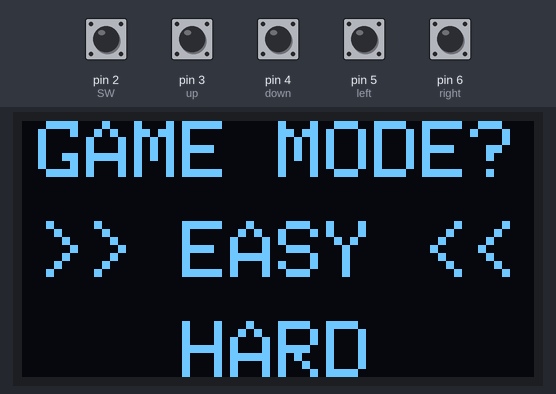
Recording of a sketch running on a simulated Arduino Uno, built with avr-gcc and run on an emulated ATmega328P. On the bench: 128×64 one-colour display. The test bench sets the inputs (shaded band); at power-on: pin 2 (SW), pin 3 (up), pin 4 (down), pin 5 (left), pin 6 (right) HIGH. The display library's start-up logo is not drawn; random numbers use the default seed unless the sketch sets one.

Above: at 1.9 s.
2.0 s: pin 2 (SW) pulled LOW for 0.15 s
At 2.33 s:
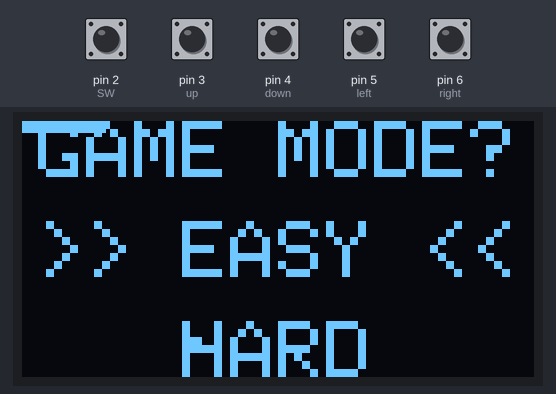
4.6 s: pin 2 (SW) pulled LOW for 1 s
At 4.9 s:
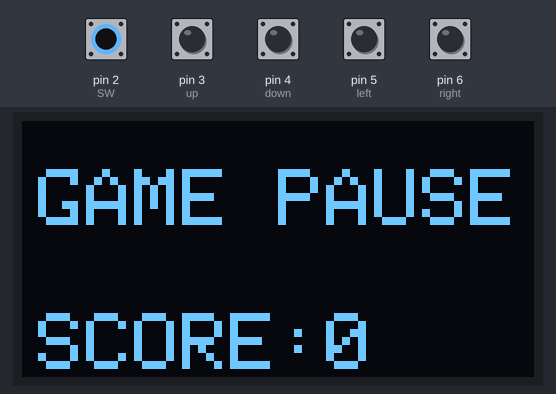
7.1 s: pin 2 (SW) pulled LOW for 0.15 s
At 7.43 s:
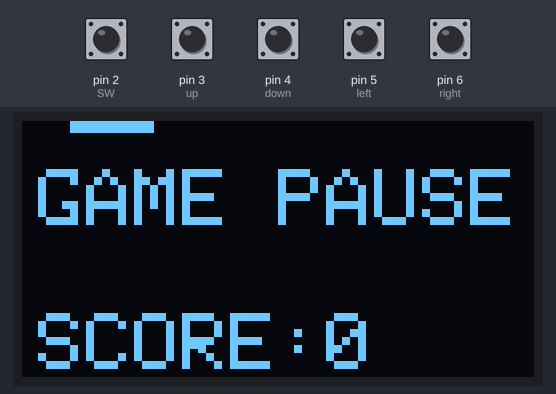
8.7 s: pin 2 (SW) pulled LOW for 0.15 s
At 9.7 s:
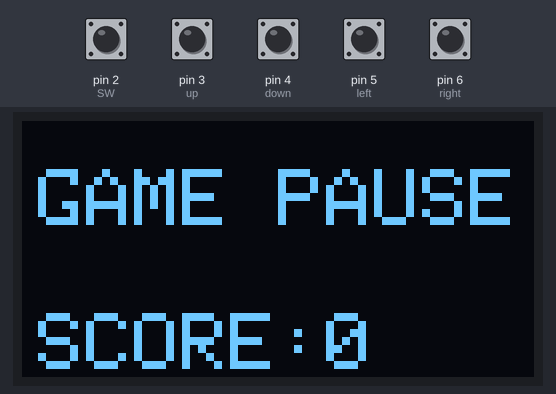
10.3 s: pin 2 (SW) pulled LOW for 1 s
At 11.48 s:
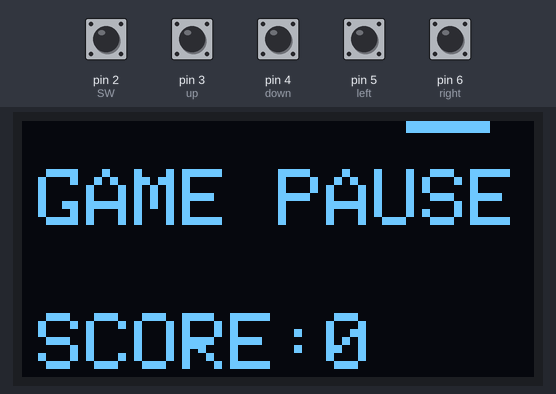
12.8 s: pin 3 (up) pulled LOW for 0.15 s
At 13.39 s:
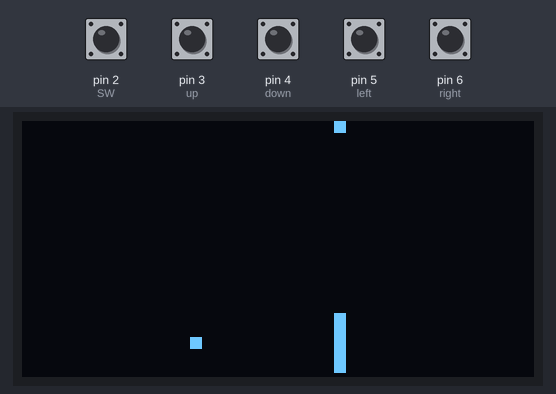
Timing chart, 0 to 15.7 s (numbered marks = the images above; inputs shaded):
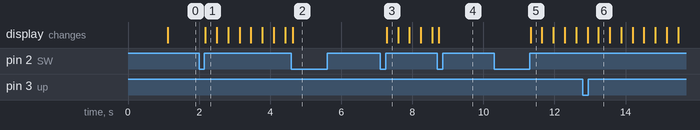

Measured:
- after the input at 2.0 s, the display: changes after 0.18 s (image 1)
- after the input at 7.1 s, the display: changes after 0.18 s (image 3)
- after the input at 10.3 s, the display: changes after 1.0 s (image 5)

The sketch:

snake_game.ino
```cpp
#include <Adafruit_SSD1306.h>
Adafruit_SSD1306 display(128, 64, &Wire);
#define SW 2
#define up 3
#define down 4
#define left 5
#define right 6

short int pos[400] = { 600, 400, 200, 000 };
short int foodx, foody, dir = 3, len = 4, dl = 100;
bool eat = 1;
uint32_t st1;
bool sb1 = 1, sb2 = 1, sb3 = 1, sb4 = 1;

void setup() {
  pinMode(SW, INPUT_PULLUP);
  pinMode(left, INPUT_PULLUP);
  pinMode(right, INPUT_PULLUP);
  pinMode(up, INPUT_PULLUP);
  pinMode(down, INPUT_PULLUP);
  display.begin(SSD1306_SWITCHCAPVCC, 0x3C);
  display.display();
  delay(1000);
  display.clearDisplay();
  display.setTextColor(1);
  display.setTextSize(2);
  display.display();
  snake_game();
}

void loop() {
}

void snake_game() {
  //difficulty selection
  while (digitalRead(SW)) {
    display.clearDisplay();
    text("GAME MODE?", 04, 0);
    text("   EASY   ", 04, 25);
    text("   HARD   ", 04, 50);
    (dl == 100) ? text(">>      <<", 04, 25) : text(">>      <<", 04, 50);
    display.display();
    if (!digitalRead(up)) dl = 100;
    else if (!digitalRead(down)) dl = 50;
  }

  while (!digitalRead(SW))
    ;  //after menu selection, wait for the button to be released before proceed

  while (1) {
    if (eat == 1) food();  //if the snake eats the food, redraw a new food in empty area
    draw();                //draw the snake

    //move the snake forward after a fixed interval
    if (millis() - st1 > dl) {
      motion();
      st1 = millis();
    }

    button();  //take button input to change directions

    for (short int i = 1; i < len; i++)
      if (pos[0] == pos[i]) {  //if the head touches any part of the body -> Game Over
        game_over(len - 4);    //pass the score to the game over screen
        len = 4;               //start again from the little snake
      }

    if (!digitalRead(SW)) game_pause(len - 4);
  }
}

void draw() {
  //fill the each coordinate value by 3*3 cube
  for (short i = 0; i < len; i++) display.fillRect((pos[i] / 100) * 3, (pos[i] % 100) * 3, 3, 3, 1);

  //this is to fill up the corner bits
  for (short i = 0; i < len - 1; i++) {
    int deltaX = (pos[i + 1] / 100) - (pos[i] / 100);
    int deltaY = (pos[i + 1] % 100) - (pos[i] % 100);
    if (abs(deltaX) <= 2 && abs(deltaY) <= 2)
      display.fillRect(((pos[i] / 100) + (deltaX / 2)) * 3, ((pos[i] % 100) + (deltaY / 2)) * 3, 3, 3, 1);
  }

  //draw food
  display.fillRect(foodx * 3, foody * 3, 3, 3, 1);
  display.display();
  display.clearDisplay();
}

void motion() {
  //extract the x and y coordinate from a single value
  int posx = pos[0] / 100;
  int posy = pos[0] % 100;

  for (int i = len; i > 0; i--) pos[i] = pos[i - 1];  //move the entire body forward except the head

  //head pointing in direction
  if (dir == 1) posx -= 2;
  else if (dir == 3) posx += 2;
  else if (dir == 2) posy -= 2;
  else if (dir == 4) posy += 2;

  //if it goes out of the screen, than reappear from the other side
  if (posx > 40) posx = 0;
  else if (posx < 0) posx = 40;
  if (posy > 20) posy = 0;
  else if (posy < 0) posy = 20;

  //save the head coordinate
  pos[0] = posx * 100 + posy;

  //determine if the head has eaten the food
  if (pos[0] == 100 * foodx + foody) {
    eat = 1;  //flag for eating
    len++;
  }
}

void button() {
  if (!digitalRead(up)) {
    if (sb1) {
      if (dir != 4) dir = 2;
      sb1 = 0;
    }
    delay(10);
  } else sb1 = 1;

  if (!digitalRead(down)) {
    if (sb2) {
      if (dir != 2) dir = 4;
      sb2 = 0;
    }
    delay(10);
  } else sb2 = 1;

  if (!digitalRead(left)) {
    if (sb3) {
      if (dir != 3) dir = 1;
      sb3 = 0;
    }
    delay(10);
  } else sb3 = 1;

  if (!digitalRead(right)) {
    if (sb4) {
      if (dir != 1) dir = 3;
      sb4 = 0;
    }
    delay(10);
  } else sb4 = 1;
}

void food() {
  eat = 0;
f:
  foodx = (rand() % 20) * 2;
  foody = (rand() % 10) * 2;
  for (short int i = 0; i < len; i++)
    if (pos[i] == 100 * foodx + foody) goto f;  //if the food lands on snake body, try another random position
}

void game_over(int a) {
  display.clearDisplay();
  display.setTextSize(2);
  text("GAME OVER!", 04, 12);
  text("SCORE:" + String(a), 04, 48);
  display.display();
  while (!digitalRead(SW))
    ;
}

void game_pause(int a) {
  display.clearDisplay();
  display.clearDisplay();
  text("GAME PAUSE", 04, 12);
  text("SCORE:" + String(a), 04, 48);
  display.display();
  while (!digitalRead(SW))
    ;  //wait until the button is released
  while (digitalRead(SW))
    ;  //waiting for the button to be pressed again to exit the pause screen
  while (!digitalRead(SW))
    ;  //wait until the button is released to avoid double press
}

void text(String t, byte x, byte y) {
  display.setCursor(x, y);
  display.print(t);
}
```
